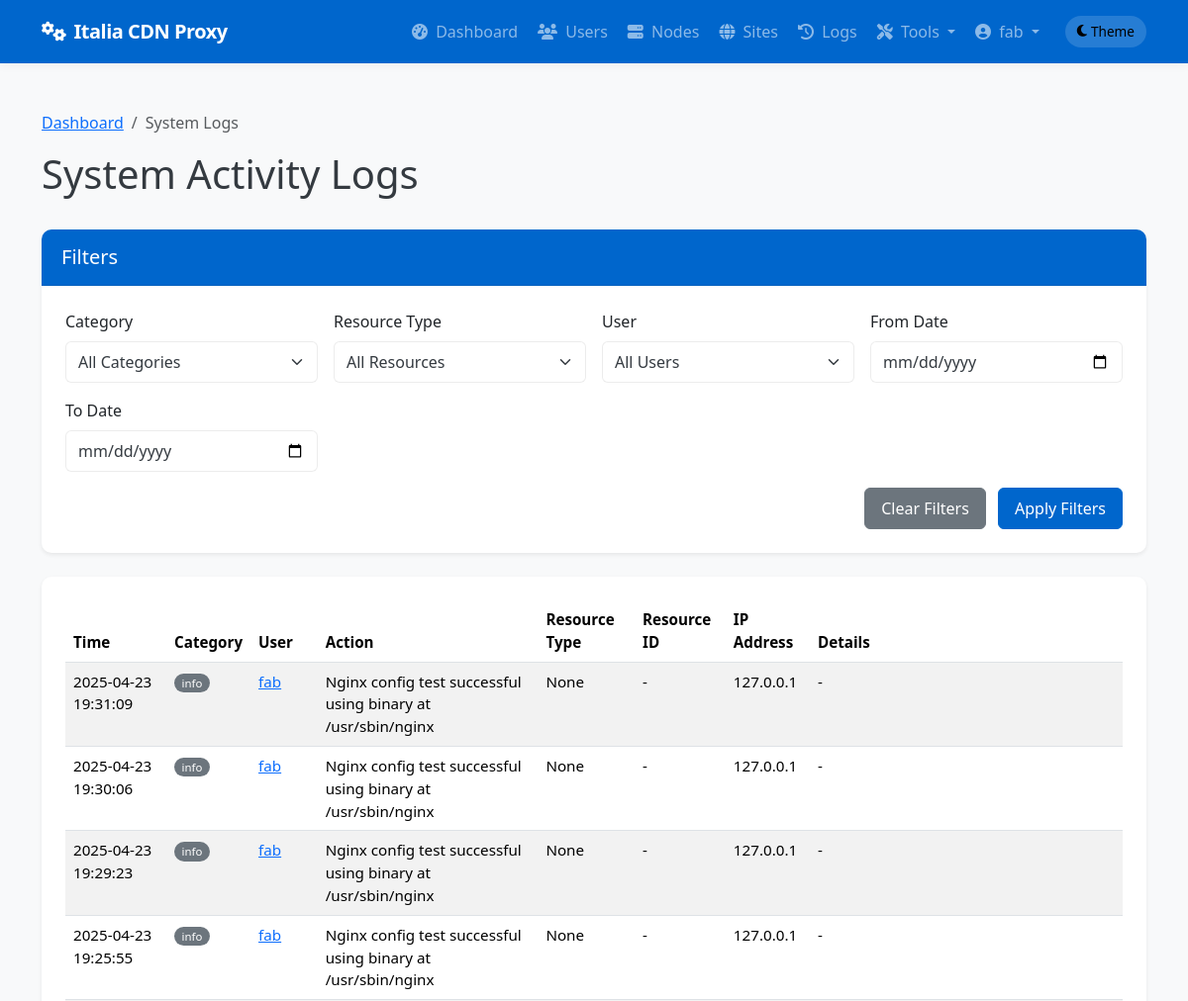
The page /admin/system/logs (signed in, upper part) on the database as committed earlier.
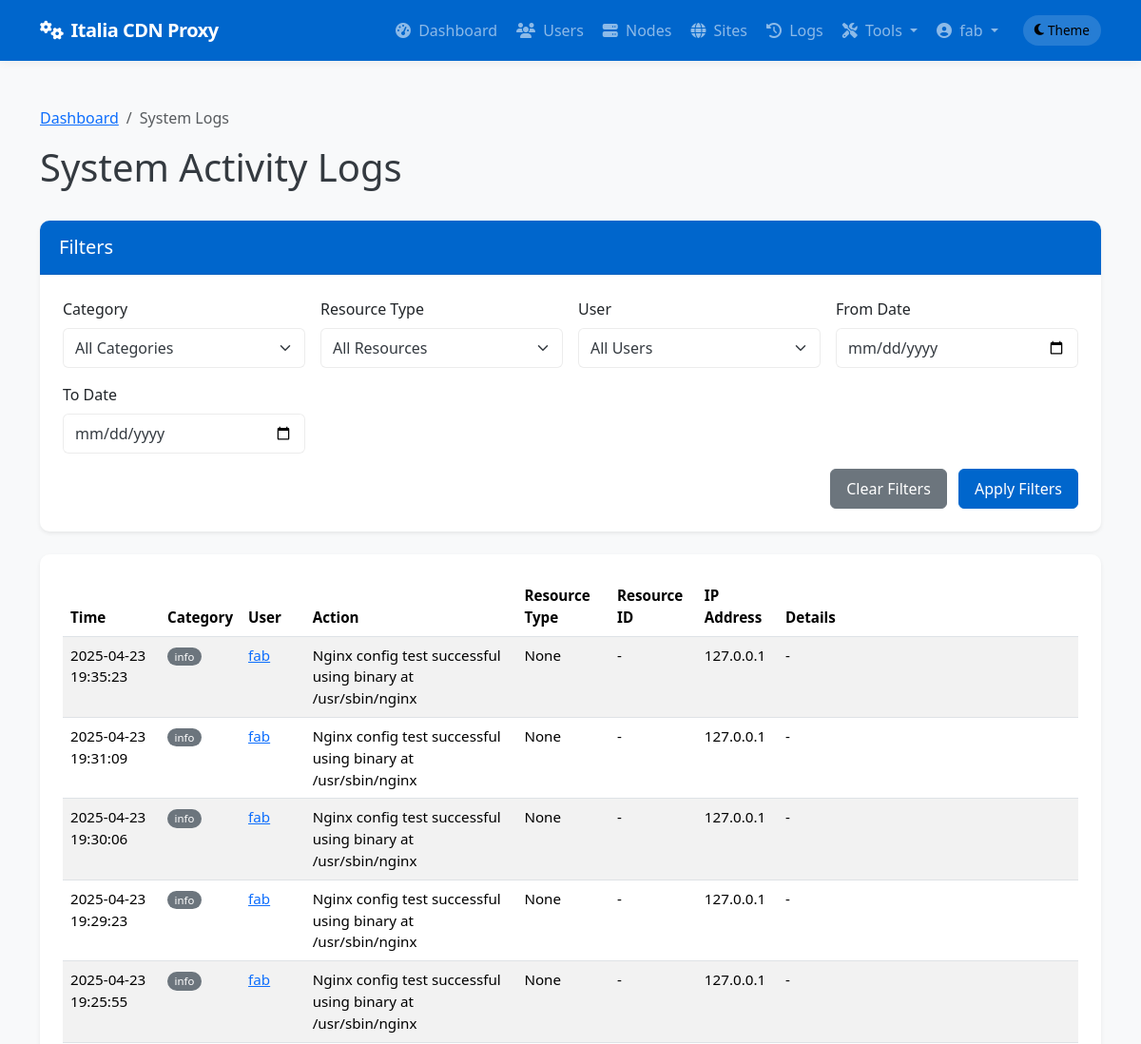
The same page on the database as committed later.
### app/models/models.py (models this page shows, shortened)
class User(db.Model):
    __tablename__ = 'users'
    id = db.Column(db.Integer, primary_key=True)
    username = db.Column(db.String(64), unique=True, index=True, nullable=False)
    email = db.Column(db.String(120), unique=True, index=True, nullable=False)
    password_hash = db.Column(db.String(128), nullable=False)
    role = db.Column(db.String(20), nullable=False, default='client')  # 'admin' or 'client'
    is_active = db.Column(db.Boolean, default=True)
    created_at = db.Column(db.DateTime, default=datetime.utcnow)
    last_login = db.Column(db.DateTime, nullable=True)
    sites = db.relationship('Site', backref='owner', lazy='dynamic')
    def is_admin(self):
        return self.role == 'admin'

class SystemLog(db.Model):
    __tablename__ = 'system_logs'
    id = db.Column(db.Integer, primary_key=True)
    user_id = db.Column(db.Integer, db.ForeignKey('users.id'), nullable=True)  # Null for system events
    category = db.Column(db.String(32), nullable=False)  # auth, admin, system, security, etc.
    action = db.Column(db.String(64), nullable=False)    # login, logout, create, delete, etc.
    resource_type = db.Column(db.String(32), nullable=True)  # user, node, site, etc.
    resource_id = db.Column(db.Integer, nullable=True)       # ID of the affected resource
    details = db.Column(db.Text, nullable=True)              # Additional details
    ip_address = db.Column(db.String(45), nullable=True)     # IP address of user/system
    created_at = db.Column(db.DateTime, default=datetime.utcnow)
    user = db.relationship('User', backref=db.backref('system_logs', lazy='dynamic'))

### app/controllers/admin.py (the view, shortened to what this page needs)
@admin.route('/system/logs')
@login_required
@admin_required
def system_logs():
    category = request.args.get('category')
    user_id = request.args.get('user_id')
    resource_type = request.args.get('resource_type')
    from_date = request.args.get('from_date')
    to_date = request.args.get('to_date')
    from app.models.models import SystemLog
    query = SystemLog.query
    if category:
        query = query.filter(SystemLog.category == category)
    if user_id:
        query = query.filter(SystemLog.user_id == user_id)
    if resource_type:
        query = query.filter(SystemLog.resource_type == resource_type)
    if from_date:
        try:
            from_datetime = datetime.strptime(from_date, '%Y-%m-%d')
            query = query.filter(SystemLog.created_at >= from_datetime)
        except ValueError:
            pass
    categories = db.session.query(SystemLog.category).distinct().all()
    resource_types = db.session.query(SystemLog.resource_type).distinct().all()
    users = User.query.all()
    page = request.args.get('page', 1, type=int)
    logs = query.order_by(SystemLog.created_at.desc()).paginate(page=page, per_page=50)
    return render_template('admin/system_logs.html',
                          logs=logs,
                          categories=[c[0] for c in categories if c[0]],
                          resource_types=[r[0] for r in resource_types if r[0]],
                          users=users,
                          filters={
                              'category': category,
                              'user_id': user_id,
                              'resource_type': resource_type,
                              'from_date': from_date,
                              'to_date': to_date
                          })

### app/templates/admin/system_logs.html (shortened to what this page needs)
{% extends 'base.html' %}
{% block content %}
<div class="container py-4">
    <nav aria-label="breadcrumb">
        <ol class="breadcrumb">
            <li class="breadcrumb-item"><a href="{{ url_for('admin.dashboard') }}">Dashboard</a></li>
            <li class="breadcrumb-item active" aria-current="page">System Logs</li>
        </ol>
    </nav>
    <div class="d-flex justify-content-between align-items-center mb-4">
        <h1>System Activity Logs</h1>
    </div>
    <div class="card shadow-sm mb-4">
        <div class="card-header bg-primary text-white">
            <h5 class="card-title mb-0">Filters</h5>
        </div>
        <div class="card-body">
            <form method="GET" action="{{ url_for('admin.system_logs') }}" class="row g-3">
                <div class="col-md-3">
                    <label for="category" class="form-label">Category</label>
                    <select class="form-select" id="category" name="category">
                        <option value="">All Categories</option>
                    </select>
                </div>
                <div class="col-md-3">
                    <label for="resource_type" class="form-label">Resource Type</label>
                    <select class="form-select" id="resource_type" name="resource_type">
                        <option value="">All Resources</option>
                    </select>
                </div>
                <div class="col-md-3">
                    <label for="user_id" class="form-label">User</label>
                    <select class="form-select" id="user_id" name="user_id">
                        <option value="">All Users</option>
                    </select>
                </div>
                <div class="col-md-3">
                    <label for="from_date" class="form-label">From Date</label>
                    <input type="date" class="form-control" id="from_date" name="from_date" value="{{ filters.from_date }}">
                </div>
                <div class="col-md-3">
                    <label for="to_date" class="form-label">To Date</label>
                    <input type="date" class="form-control" id="to_date" name="to_date" value="{{ filters.to_date }}">
                </div>
                <div class="col-md-12 text-end">
                    <a href="{{ url_for('admin.system_logs') }}" class="btn btn-secondary me-2">Clear Filters</a>
                    <button type="submit" class="btn btn-primary">Apply Filters</button>
                </div>
            </form>
        </div>
    </div>
    <div class="card shadow-sm">
        <div class="card-body">
            {% if logs.items %}
                <div class="table-responsive">
                    <table class="table table-striped table-hover">
                        <thead>
                            <tr>
                                <th>Time</th>
                                <th>Category</th>
                                <th>User</th>
                                <th>Action</th>
                                <th>Resource Type</th>
                                <th>Resource ID</th>
                                <th>IP Address</th>
                                <th>Details</th>
                            </tr>
                        </thead>
                        <tbody>
                            {% for log in logs.items %}
                            <tr>
                                <td>{{ log.created_at.strftime('%Y-%m-%d %H:%M:%S') }}</td>
                                <td>
                                    <span class="badge rounded-pill
                                    {% if log.category == 'auth' %}bg-info
                                    {% elif log.category == 'admin' %}bg-primary
                                    {% elif log.category == 'security' %}bg-danger
                                    {% elif log.category == 'system' %}bg-success
                                    {% else %}bg-secondary{% endif %}">
                                        {{ log.category }}
                                    </span>
                                </td>
                                <td>
                                    {% if log.user %}
                                        <a href="{{ url_for('admin.edit_user', user_id=log.user_id) }}">{{ log.user.username }}</a>
                                    {% else %}
                                        <span class="text-muted">System</span>
                                    {% endif %}
                                </td>
                                <td>{{ log.action }}</td>
                                <td>{{ log.resource_type }}</td>
                                <td>
                                    {% if log.resource_type == 'site' and log.resource_id %}
                                        <a href="{{ url_for('admin.view_site', site_id=log.resource_id) }}">{{ log.resource_id }}</a>
                                    {% elif log.resource_type == 'node' and log.resource_id %}
                                        <a href="{{ url_for('admin.view_node', node_id=log.resource_id) }}">{{ log.resource_id }}</a>
                                    {% elif log.resource_type == 'user' and log.resource_id %}
                                        <a href="{{ url_for('admin.edit_user', user_id=log.resource_id) }}">{{ log.resource_id }}</a>
                                    {% else %}
                                        {{ log.resource_id if log.resource_id else '-' }}
                                    {% endif %}
                                </td>
                                <td>{{ log.ip_address or '-' }}</td>
                                <td>
                                    <span class="text-truncate d-inline-block" style="max-width: 300px;" title="{{ log.details }}">
                                        {{ log.details or '-' }}
                                    </span>
                                </td>
                            </tr>
                            {% endfor %}
                        </tbody>
                    </table>
                </div>
            {% else %}
                <div class="alert alert-info mb-0">
                    <i class="fas fa-info-circle me-2"></i> No system logs found matching your criteria.
                </div>
            {% endif %}
        </div>
    </div>
</div>
{% endblock %}

### app/templates/base.html (shortened to what this page needs)
<!DOCTYPE html>
<html lang="en" data-bs-theme="light">
<head>
    <link href="https://cdn.jsdelivr.net/npm/bootstrap@5.3.2/dist/css/bootstrap.min.css" rel="stylesheet">
    <link rel="stylesheet" href="https://cdnjs.cloudflare.com/ajax/libs/font-awesome/6.4.2/css/all.min.css">
</head>
<body>
    <header>
        <nav class="navbar navbar-expand-lg navbar-dark bg-primary">
            <div class="container">
                <a class="navbar-brand" href="/">
                    <i class="fas fa-cogs me-2"></i>Italia CDN Proxy
                </a>
                <div class="collapse navbar-collapse" id="navbarNav">
                    <ul class="navbar-nav ms-auto">
                        {% if current_user.is_authenticated %}
                            {% if current_user.is_admin() %}
                                <li class="nav-item">
                                    <a class="nav-link {% if request.endpoint == 'admin.dashboard' %}active{% endif %}" href="{{ url_for('admin.dashboard') }}">
                                        <i class="fas fa-tachometer-alt me-1"></i> Dashboard
                                    </a>
                                </li>
                                <li class="nav-item">
                                    <a class="nav-link {% if 'admin.list_users' in request.endpoint %}active{% endif %}" href="{{ url_for('admin.list_users') }}">
                                        <i class="fas fa-users me-1"></i> Users
                                    </a>
                                </li>
                                <li class="nav-item">
                                    <a class="nav-link {% if 'admin.list_nodes' in request.endpoint %}active{% endif %}" href="{{ url_for('admin.list_nodes') }}">
                                        <i class="fas fa-server me-1"></i> Nodes
                                    </a>
                                </li>
                                <li class="nav-item">
                                    <a class="nav-link {% if 'admin.list_sites' in request.endpoint %}active{% endif %}" href="{{ url_for('admin.list_sites') }}">
                                        <i class="fas fa-globe me-1"></i> Sites
                                    </a>
                                </li>
                                <li class="nav-item">
                                    <a class="nav-link {% if request.endpoint == 'admin.deployment_logs' %}active{% endif %}" href="{{ url_for('admin.deployment_logs') }}">
                                        <i class="fas fa-history me-1"></i> Logs
                                    </a>
                                </li>
                                <li class="nav-item dropdown">
                                    <a class="nav-link dropdown-toggle" href="#" id="adminToolsDropdown" role="button" data-bs-toggle="dropdown" aria-expanded="false">
                                        <i class="fas fa-tools me-1"></i> Tools
                                    </a>
                                </li>
                            {% endif %}
                            <li class="nav-item dropdown">
                                <a class="nav-link dropdown-toggle" href="#" id="userDropdown" role="button" data-bs-toggle="dropdown" aria-expanded="false">
                                    <i class="fas fa-user-circle me-1"></i> {{ current_user.username }}
                                </a>
                            </li>
                        {% endif %}
                        <li class="nav-item d-flex align-items-center">
                            <button id="themeToggle" class="theme-toggle border-0" aria-label="Toggle theme">
                                <i class="fas fa-moon me-1"></i>
                                <span class="d-none d-md-inline">Theme</span>
                            </button>
                        </li>
                    </ul>
                </div>
            </div>
        </nav>
    </header>
    <main>
        {% block content %}{% endblock %}
    </main>
</body>
</html>

Rows that differ between the two databases and show on the page:
added SystemLog: created_at "2025-04-23 19:35:23", category "info", user.username "fab", action "Nginx config test successful using binary at /usr/sbin/nginx", resource_type "None", resource_id "-", ip_address "127.0.0.1", details "-"
